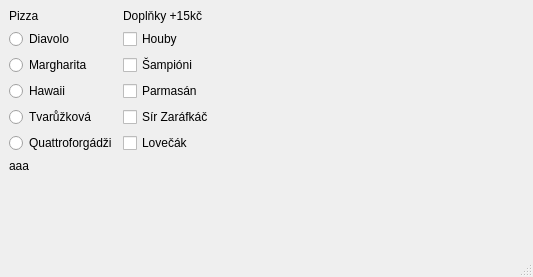
<?xml version="1.0" encoding="UTF-8"?>
<ui version="4.0">
 <class>MainWindow</class>
 <widget class="QMainWindow" name="MainWindow">
  <property name="geometry">
   <rect>
    <x>0</x>
    <y>0</y>
    <width>533</width>
    <height>277</height>
   </rect>
  </property>
  <property name="windowTitle">
   <string>MainWindow</string>
  </property>
  <widget class="QWidget" name="centralwidget">
   <layout class="QFormLayout" name="formLayout">
    <item row="0" column="0">
     <widget class="QLabel" name="labelPizza">
      <property name="text">
       <string>Pizza</string>
      </property>
     </widget>
    </item>
    <item row="0" column="1">
     <widget class="QLabel" name="labelDoplnky">
      <property name="text">
       <string>Doplňky +15kč</string>
      </property>
     </widget>
    </item>
    <item row="1" column="0">
     <widget class="QRadioButton" name="radioButtonDiavolo">
      <property name="text">
       <string>Diavolo</string>
      </property>
     </widget>
    </item>
    <item row="1" column="1">
     <widget class="QCheckBox" name="checkBoxHouby">
      <property name="text">
       <string>Houby </string>
      </property>
     </widget>
    </item>
    <item row="2" column="0">
     <widget class="QRadioButton" name="radioButtonMargarita">
      <property name="text">
       <string>Margharita</string>
      </property>
     </widget>
    </item>
    <item row="2" column="1">
     <widget class="QCheckBox" name="checkBoxZampion">
      <property name="text">
       <string>Šampióni</string>
      </property>
     </widget>
    </item>
    <item row="3" column="0">
     <widget class="QRadioButton" name="radioButtonHawaii">
      <property name="text">
       <string>Hawaii</string>
      </property>
     </widget>
    </item>
    <item row="3" column="1">
     <widget class="QCheckBox" name="checkBoxParmasan">
      <property name="text">
       <string>Parmasán</string>
      </property>
     </widget>
    </item>
    <item row="4" column="0">
     <widget class="QRadioButton" name="radioButtonTvaroh">
      <property name="text">
       <string>Tvarůžková</string>
      </property>
     </widget>
    </item>
    <item row="4" column="1">
     <widget class="QCheckBox" name="checkBoxZarafek">
      <property name="text">
       <string>Sír Zaráfkáč</string>
      </property>
     </widget>
    </item>
    <item row="5" column="0">
     <widget class="QRadioButton" name="radioButtonQuattro">
      <property name="text">
       <string>Quattroforgádži</string>
      </property>
     </widget>
    </item>
    <item row="5" column="1">
     <widget class="QCheckBox" name="checkBoxSalam">
      <property name="text">
       <string>Lovečák</string>
      </property>
     </widget>
    </item>
    <item row="6" column="0" colspan="2">
     <widget class="QLabel" name="labelCena">
      <property name="text">
       <string>aaa</string>
      </property>
     </widget>
    </item>
   </layout>
  </widget>
  <widget class="QMenuBar" name="menubar">
   <property name="geometry">
    <rect>
     <x>0</x>
     <y>0</y>
     <width>533</width>
     <height>21</height>
    </rect>
   </property>
  </widget>
  <widget class="QStatusBar" name="statusbar"/>
 </widget>
 <resources/>
 <connections/>
</ui>
